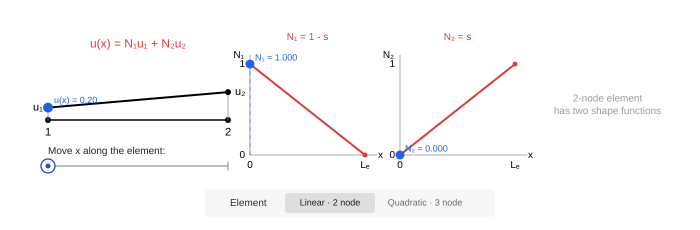
Frame 1 (no input)
Frame 60 (no input): identical to frame 1, image omitted
Frame 120 (the mouse pressed at the canvas centre since frame 60): identical to frame 1, image omitted

The p5.js sketch that drew this single still picture (run headless with seeded random() and noise() and a simulated clock; from frame 60 on, the mouse is pressed at the canvas centre):

// p5.js sketch
// ── sketch.js
// ============================================================
// LINE ELEMENT SHAPE FUNCTIONS
// 2-NODE LINEAR / 3-NODE QUADRATIC
// ============================================================


// ============================================================
// CANVAS
// ============================================================

const W = 700;
const H = 230;


// ============================================================
// CURRENT POSITION
// ============================================================

// s = x / Le

let currentS = 0.0;
let sliderDragging = false;


// ============================================================
// ELEMENT TYPE
// ============================================================

// 2 = linear
// 3 = quadratic

let elementOrder = 2;


// ============================================================
// QUADRATIC NODAL DISPLACEMENTS
// ============================================================

const quadU1 = 0.20;
const quadU2 = 0.75;
const quadU3 = 0.45;


// ============================================================
// LINEAR NODAL DISPLACEMENTS
//
// Use the SAME physical end values as the quadratic element.
// ============================================================

const linearU1 = quadU1;
const linearU2 = quadU3;


// ============================================================
// GRAPHICAL DISPLACEMENT SCALE
// ============================================================

const displacementScale = 62;


// ============================================================
// HORIZONTAL SLIDER
// ============================================================

const sliderLeft = 48;
const sliderRight = 228;
const sliderY = 166;


// ============================================================
// ELEMENT TYPE CONTROL
// ============================================================

const controlsY = 203;


// ============================================================
// SETUP
// ============================================================

function setup() {

  createCanvas(W, H);

  pixelDensity(2);

  textFont("Arial");
}


// ============================================================
// DRAW
// ============================================================

function draw() {

  background(255);

  const s = currentS;


  // ==========================================================
  // QUADRATIC
  // ==========================================================

  if (elementOrder === 3) {

    const N1 = quadN1(s);
    const N2 = quadN2(s);
    const N3 = quadN3(s);


    const ux =
      N1 * quadU1 +
      N2 * quadU2 +
      N3 * quadU3;


    // --------------------------------------------------------
    // Element
    // --------------------------------------------------------

    drawQuadraticElement(
      48,
      48,
      180,
      s,
      ux
    );


    // --------------------------------------------------------
    // Shape functions
    // --------------------------------------------------------

    drawShapeFunction(
      250,
      55,
      115,
      100,
      s,
      N1,
      quadN1,
      "N₁",
      "N₁ = 2s² - 3s + 1",
      [0, 0.5, 1]
    );


    drawShapeFunction(
      400,
      55,
      115,
      100,
      s,
      N2,
      quadN2,
      "N₂",
      "N₂ = 4s(1-s)",
      [0, 0.5, 1]
    );


    drawShapeFunction(
      550,
      55,
      115,
      100,
      s,
      N3,
      quadN3,
      "N₃",
      "N₃ = 2s² - s",
      [0, 0.5, 1]
    );
  }


  // ==========================================================
  // LINEAR
  // ==========================================================

  else {

    const N1 = linearN1(s);
    const N2 = linearN2(s);


    const ux =
      N1 * linearU1 +
      N2 * linearU2;


    // --------------------------------------------------------
    // Element
    // --------------------------------------------------------

    drawLinearElement(
      48,
      48,
      180,
      s,
      ux
    );


    // --------------------------------------------------------
    // N1
    // --------------------------------------------------------

    drawShapeFunction(
      250,
      55,
      115,
      100,
      s,
      N1,
      linearN1,
      "N₁",
      "N₁ = 1 - s",
      [0, 1]
    );


    // --------------------------------------------------------
    // N2
    // --------------------------------------------------------

    drawShapeFunction(
      400,
      55,
      115,
      100,
      s,
      N2,
      linearN2,
      "N₂",
      "N₂ = s",
      [0, 1]
    );


    // --------------------------------------------------------
    // Keep third region clean/empty
    // --------------------------------------------------------

    drawLinearExplanation(
      550,
      55,
      115,
      100
    );
  }


  // ==========================================================
  // SAME HORIZONTAL SLIDER
  // ==========================================================

  drawHorizontalSlider(s);


  // ==========================================================
  // ELEMENT TYPE TOGGLE
  // ==========================================================

  drawElementControls();
}


// ============================================================
// LINEAR SHAPE FUNCTIONS
// ============================================================

function linearN1(s) {

  return 1 - s;
}


function linearN2(s) {

  return s;
}


// ============================================================
// QUADRATIC SHAPE FUNCTIONS
// ============================================================

function quadN1(s) {

  return (
    2 * s * s
    -
    3 * s
    +
    1
  );
}


function quadN2(s) {

  return (
    4 *
    s *
    (1 - s)
  );
}


function quadN3(s) {

  return (
    2 * s * s
    -
    s
  );
}


// ============================================================
// DISPLACEMENT FUNCTIONS
// ============================================================

function linearDisplacement(s) {

  return (
    linearN1(s) * linearU1 +
    linearN2(s) * linearU2
  );
}


function quadraticDisplacement(s) {

  return (
    quadN1(s) * quadU1 +
    quadN2(s) * quadU2 +
    quadN3(s) * quadU3
  );
}


// ============================================================
// HORIZONTAL SLIDER
// ============================================================

function drawHorizontalSlider(s) {

  const knobX =
    map(
      s,
      0,
      1,
      sliderLeft,
      sliderRight
    );


  // ----------------------------------------------------------
  // Label
  // ----------------------------------------------------------

  noStroke();

  fill(40);

  textSize(10);

  textAlign(
    LEFT,
    CENTER
  );


  text(
    "Move x along the element:",
    sliderLeft,
    sliderY - 15
  );


  // ----------------------------------------------------------
  // Track
  // ----------------------------------------------------------

  stroke(125);

  strokeWeight(0.9);


  line(
    sliderLeft,
    sliderY,
    sliderRight,
    sliderY
  );


  // ----------------------------------------------------------
  // End ticks
  // ----------------------------------------------------------

  line(
    sliderLeft,
    sliderY - 4,
    sliderLeft,
    sliderY + 4
  );


  line(
    sliderRight,
    sliderY - 4,
    sliderRight,
    sliderY + 4
  );


  // ----------------------------------------------------------
  // Knob
  // ----------------------------------------------------------

  fill(255);

  stroke(
    25,
    80,
    210
  );

  strokeWeight(1.35);


  circle(
    knobX,
    sliderY,
    14
  );


  // ----------------------------------------------------------
  // Center dot
  // ----------------------------------------------------------

  noStroke();

  fill(
    25,
    80,
    210
  );


  circle(
    knobX,
    sliderY,
    5
  );
}


// ============================================================
// SLIDER MAPPING
// ============================================================

function sFromMouseX(x) {

  return constrain(

    map(
      x,
      sliderLeft,
      sliderRight,
      0,
      1
    ),

    0,
    1
  );
}


// ============================================================
// LINEAR ELEMENT
// ============================================================

function drawLinearElement(
  x0,
  y0,
  w,
  s,
  ux
) {

  const baseY = 120;


  const node1X =
    x0;


  const node2X =
    x0 + w;


  // ==========================================================
  // ORIGINAL ELEMENT
  // ==========================================================

  stroke(0);

  strokeWeight(1.5);


  line(
    node1X,
    baseY,
    node2X,
    baseY
  );


  // ----------------------------------------------------------
  // Original nodes
  // ----------------------------------------------------------

  fill(0);

  noStroke();


  circle(
    node1X,
    baseY,
    6
  );


  circle(
    node2X,
    baseY,
    6
  );


  // ==========================================================
  // DISPLACED NODES
  // ==========================================================

  const y1 =
    baseY -
    linearU1 *
    displacementScale;


  const y2 =
    baseY -
    linearU2 *
    displacementScale;


  // ----------------------------------------------------------
  // Vertical displacement indicators
  // ----------------------------------------------------------

  stroke(150);

  strokeWeight(0.8);


  line(
    node1X,
    baseY,
    node1X,
    y1
  );


  line(
    node2X,
    baseY,
    node2X,
    y2
  );


  // ==========================================================
  // LINEAR INTERPOLATION
  // ==========================================================

  stroke(0);

  strokeWeight(2);


  line(
    node1X,
    y1,
    node2X,
    y2
  );


  // ----------------------------------------------------------
  // Displaced nodes
  // ----------------------------------------------------------

  fill(0);

  noStroke();


  circle(
    node1X,
    y1,
    6
  );


  circle(
    node2X,
    y2,
    6
  );


  // ==========================================================
  // CURRENT POINT
  // ==========================================================

  const px =
    x0 +
    s * w;


  const py =
    baseY -
    ux *
    displacementScale;


  stroke(
    40,
    100,
    230
  );

  strokeWeight(0.8);


  drawingContext.setLineDash(
    [4, 4]
  );


  line(
    px,
    baseY,
    px,
    py
  );


  drawingContext.setLineDash([]);


  fill(
    30,
    100,
    230
  );

  noStroke();


  circle(
    px,
    py,
    10
  );


  // ==========================================================
  // NODE NUMBERS
  // ==========================================================

  fill(0);

  textSize(11);

  textAlign(
    CENTER,
    TOP
  );


  text(
    "1",
    node1X,
    baseY + 7
  );


  text(
    "2",
    node2X,
    baseY + 7
  );


  // ==========================================================
  // DISPLACEMENT LABELS
  // ==========================================================

  textAlign(
    LEFT,
    CENTER
  );


  text(
    "u₁",
    node1X - 15,
    y1
  );


  text(
    "u₂",
    node2X + 7,
    y2
  );


  // ==========================================================
  // EQUATION
  // ==========================================================

  fill(
    220,
    60,
    60
  );

  textSize(12);

  textAlign(
    CENTER,
    CENTER
  );


  text(
    "u(x) = N₁u₁ + N₂u₂",
    x0 + w / 2,
    y0 - 4
  );


  // ==========================================================
  // CURRENT VALUE
  // ==========================================================

  drawCurrentDisplacementLabel(
    px,
    py,
    ux,
    s
  );
}


// ============================================================
// QUADRATIC ELEMENT
// ============================================================

function drawQuadraticElement(
  x0,
  y0,
  w,
  s,
  ux
) {

  const baseY = 120;


  const node1X =
    x0;


  const node2X =
    x0 + w / 2;


  const node3X =
    x0 + w;


  // ==========================================================
  // ORIGINAL ELEMENT
  // ==========================================================

  stroke(0);

  strokeWeight(1.5);


  line(
    node1X,
    baseY,
    node3X,
    baseY
  );


  // ----------------------------------------------------------
  // Original nodes
  // ----------------------------------------------------------

  fill(0);

  noStroke();


  circle(
    node1X,
    baseY,
    6
  );


  circle(
    node2X,
    baseY,
    6
  );


  circle(
    node3X,
    baseY,
    6
  );


  // ==========================================================
  // DISPLACED NODE POSITIONS
  // ==========================================================

  const y1 =
    baseY -
    quadU1 *
    displacementScale;


  const y2 =
    baseY -
    quadU2 *
    displacementScale;


  const y3 =
    baseY -
    quadU3 *
    displacementScale;


  // ----------------------------------------------------------
  // Displacement indicators
  // ----------------------------------------------------------

  stroke(150);

  strokeWeight(0.8);


  line(
    node1X,
    baseY,
    node1X,
    y1
  );


  line(
    node2X,
    baseY,
    node2X,
    y2
  );


  line(
    node3X,
    baseY,
    node3X,
    y3
  );


  // ==========================================================
  // QUADRATIC DISPLACEMENT CURVE
  // ==========================================================

  noFill();

  stroke(0);

  strokeWeight(2);


  beginShape();


  for (
    let i = 0;
    i <= 120;
    i++
  ) {

    const si =
      i / 120;


    const px =
      x0 +
      si *
      w;


    const ui =
      quadraticDisplacement(
        si
      );


    const py =
      baseY -
      ui *
      displacementScale;


    vertex(
      px,
      py
    );
  }


  endShape();


  // ==========================================================
  // DISPLACED NODES
  // ==========================================================

  fill(0);

  noStroke();


  circle(
    node1X,
    y1,
    6
  );


  circle(
    node2X,
    y2,
    6
  );


  circle(
    node3X,
    y3,
    6
  );


  // ==========================================================
  // CURRENT POINT
  // ==========================================================

  const px =
    x0 +
    s *
    w;


  const py =
    baseY -
    ux *
    displacementScale;


  stroke(
    40,
    100,
    230
  );

  strokeWeight(0.8);


  drawingContext.setLineDash(
    [4, 4]
  );


  line(
    px,
    baseY,
    px,
    py
  );


  drawingContext.setLineDash([]);


  fill(
    30,
    100,
    230
  );

  noStroke();


  circle(
    px,
    py,
    10
  );


  // ==========================================================
  // NODE NUMBERS
  // ==========================================================

  fill(0);

  textSize(11);

  textAlign(
    CENTER,
    TOP
  );


  text(
    "1",
    node1X,
    baseY + 7
  );


  text(
    "2",
    node2X,
    baseY + 7
  );


  text(
    "3",
    node3X,
    baseY + 7
  );


  // ==========================================================
  // DISPLACEMENT LABELS
  // ==========================================================

  textAlign(
    LEFT,
    CENTER
  );


  text(
    "u₁",
    node1X - 15,
    y1
  );


  text(
    "u₂",
    node2X - 18,
    y2 - 9
  );


  text(
    "u₃",
    node3X + 7,
    y3
  );


  // ==========================================================
  // EQUATION
  // ==========================================================

  fill(
    220,
    60,
    60
  );

  textSize(12);

  textAlign(
    CENTER,
    CENTER
  );


  text(
    "u(x) = N₁u₁ + N₂u₂ + N₃u₃",
    x0 + w / 2,
    y0 - 4
  );


  // ==========================================================
  // CURRENT VALUE
  // ==========================================================

  drawCurrentDisplacementLabel(
    px,
    py,
    ux,
    s
  );
}


// ============================================================
// CURRENT DISPLACEMENT LABEL
// ============================================================

function drawCurrentDisplacementLabel(
  px,
  py,
  ux,
  s
) {

  fill(
    30,
    100,
    230
  );

  textSize(9);


  if (
    s < 0.68
  ) {

    textAlign(
      LEFT,
      CENTER
    );


    text(
      `u(x) = ${ux.toFixed(2)}`,
      px + 6,
      py - 7
    );

  } else {

    textAlign(
      RIGHT,
      CENTER
    );


    text(
      `u(x) = ${ux.toFixed(2)}`,
      px - 6,
      py - 7
    );
  }
}


// ============================================================
// SHAPE FUNCTION GRAPH
// ============================================================

function drawShapeFunction(
  x0,
  y0,
  w,
  h,
  s,
  currentValue,
  shapeFunction,
  label,
  equation,
  nodeLocations
) {

  // Quadratic corner functions go slightly negative.

  const minValue =
    elementOrder === 3
      ? -0.2
      : 0;


  const maxValue =
    1.1;


  // ==========================================================
  // MAPPING
  // ==========================================================

  function graphY(value) {

    return map(
      value,
      minValue,
      maxValue,
      y0 + h,
      y0
    );
  }


  const zeroY =
    graphY(0);


  // ==========================================================
  // AXES
  // ==========================================================

  stroke(150);

  strokeWeight(0.8);


  line(
    x0,
    zeroY,
    x0 + w + 12,
    zeroY
  );


  line(
    x0,
    y0,
    x0,
    y0 + h
  );


  // ==========================================================
  // SHAPE FUNCTION CURVE
  // ==========================================================

  noFill();

  stroke(
    220,
    60,
    60
  );

  strokeWeight(2);


  beginShape();


  for (
    let i = 0;
    i <= 120;
    i++
  ) {

    const si =
      i /
      120;


    const value =
      shapeFunction(
        si
      );


    const px =
      x0 +
      si *
      w;


    const py =
      graphY(
        value
      );


    vertex(
      px,
      py
    );
  }


  endShape();


  // ==========================================================
  // NODAL INTERPOLATION POINTS
  // ==========================================================

  fill(
    220,
    60,
    60
  );

  noStroke();


  for (
    const ns of nodeLocations
  ) {

    const nx =
      x0 +
      ns *
      w;


    const nv =
      shapeFunction(
        ns
      );


    const ny =
      graphY(
        nv
      );


    circle(
      nx,
      ny,
      5
    );
  }


  // ==========================================================
  // CURRENT BLUE POINT
  // ==========================================================

  const px =
    x0 +
    s *
    w;


  const py =
    graphY(
      currentValue
    );


  stroke(
    30,
    100,
    230
  );

  strokeWeight(0.8);


  drawingContext.setLineDash(
    [4, 4]
  );


  line(
    px,
    zeroY,
    px,
    py
  );


  drawingContext.setLineDash([]);


  fill(
    30,
    100,
    230
  );

  noStroke();


  circle(
    px,
    py,
    9
  );


  // ==========================================================
  // AXIS LABELS
  // ==========================================================

  fill(0);

  textSize(10);


  textAlign(
    RIGHT,
    CENTER
  );


  text(
    label,
    x0 - 6,
    y0
  );


  text(
    "1",
    x0 - 5,
    graphY(1)
  );


  text(
    "0",
    x0 - 5,
    zeroY
  );


  // ==========================================================
  // x COORDINATES
  // ==========================================================

  textAlign(
    CENTER,
    TOP
  );


  text(
    "0",
    x0,
    zeroY + 5
  );


  // Quadratic has a middle node.

  if (
    elementOrder === 3
  ) {

    text(
      "Lₑ/2",
      x0 + w / 2,
      zeroY + 5
    );
  }


  text(
    "Lₑ",
    x0 + w,
    zeroY + 5
  );


  textAlign(
    LEFT,
    CENTER
  );


  text(
    "x",
    x0 + w + 13,
    zeroY
  );


  // ==========================================================
  // EQUATION
  // ==========================================================

  fill(
    220,
    60,
    60
  );

  textSize(10);

  textAlign(
    CENTER,
    CENTER
  );


  text(
    equation,
    x0 + w / 2,
    y0 - 18
  );


  // ==========================================================
  // CURRENT VALUE
  // ==========================================================

  fill(
    30,
    100,
    230
  );

  textSize(9);


  if (
    s < 0.65
  ) {

    textAlign(
      LEFT,
      CENTER
    );


    text(
      `${label} = ${currentValue.toFixed(3)}`,
      px + 5,
      py - 6
    );

  } else {

    textAlign(
      RIGHT,
      CENTER
    );


    text(
      `${label} = ${currentValue.toFixed(3)}`,
      px - 5,
      py - 6
    );
  }
}


// ============================================================
// THIRD AREA IN LINEAR MODE
// ============================================================

function drawLinearExplanation(
  x0,
  y0,
  w,
  h
) {

  // Keep this area intentionally very quiet.

  noStroke();

  fill(155);

  textSize(10);

  textAlign(
    CENTER,
    CENTER
  );


  text(
    "2-node element\nhas two shape functions",
    x0 + w / 2,
    y0 + h / 2
  );
}


// ============================================================
// ELEMENT CONTROLS
// ============================================================

function drawElementControls() {

  // ----------------------------------------------------------
  // Background strip
  // ----------------------------------------------------------

  noStroke();

  fill(247);


  rect(
    205,
    controlsY - 14,
    290,
    28,
    4
  );


  // ----------------------------------------------------------
  // Label
  // ----------------------------------------------------------

  noStroke();

  fill(50);

  textSize(10);

  textAlign(
    LEFT,
    CENTER
  );


  text(
    "Element",
    230,
    controlsY
  );


  // ----------------------------------------------------------
  // Linear
  // ----------------------------------------------------------

  drawModeButton(
    285,
    controlsY,
    "Linear · 2 node",
    elementOrder === 2
  );


  // ----------------------------------------------------------
  // Quadratic
  // ----------------------------------------------------------

  drawModeButton(
    380,
    controlsY,
    "Quadratic · 3 node",
    elementOrder === 3
  );
}


// ============================================================
// MODE BUTTON
// ============================================================

function drawModeButton(
  x,
  y,
  label,
  active
) {

  const w =
    90;


  const h =
    20;


  if (
    active
  ) {

    noStroke();

    fill(222);


    rect(
      x,
      y - h / 2,
      w,
      h,
      3
    );
  }


  noStroke();


  fill(
    active
      ? 30
      : 105
  );


  textSize(9);

  textAlign(
    CENTER,
    CENTER
  );


  text(
    label,
    x + w / 2,
    y
  );
}


// ============================================================
// MOUSE
// ============================================================

function mousePressed() {

  // ==========================================================
  // SLIDER
  // ==========================================================

  if (
    mouseX >=
      sliderLeft - 7
    &&
    mouseX <=
      sliderRight + 7
    &&
    abs(
      mouseY -
      sliderY
    ) <= 12
  ) {

    sliderDragging =
      true;


    currentS =
      sFromMouseX(
        mouseX
      );


    return;
  }


  // ==========================================================
  // LINEAR
  // ==========================================================

  if (
    insideRect(
      mouseX,
      mouseY,
      285,
      controlsY - 10,
      90,
      20
    )
  ) {

    elementOrder = 2;

    return;
  }


  // ==========================================================
  // QUADRATIC
  // ==========================================================

  if (
    insideRect(
      mouseX,
      mouseY,
      380,
      controlsY - 10,
      90,
      20
    )
  ) {

    elementOrder = 3;

    return;
  }
}


// ============================================================
// DRAG
// ============================================================

function mouseDragged() {

  if (
    sliderDragging
  ) {

    currentS =
      sFromMouseX(
        mouseX
      );
  }
}


// ============================================================
// RELEASE
// ============================================================

function mouseReleased() {

  sliderDragging =
    false;
}


// ============================================================
// HIT TEST
// ============================================================

function insideRect(
  x,
  y,
  rx,
  ry,
  rw,
  rh
) {

  return (
    x >= rx &&
    x <= rx + rw &&
    y >= ry &&
    y <= ry + rh
  );
}
